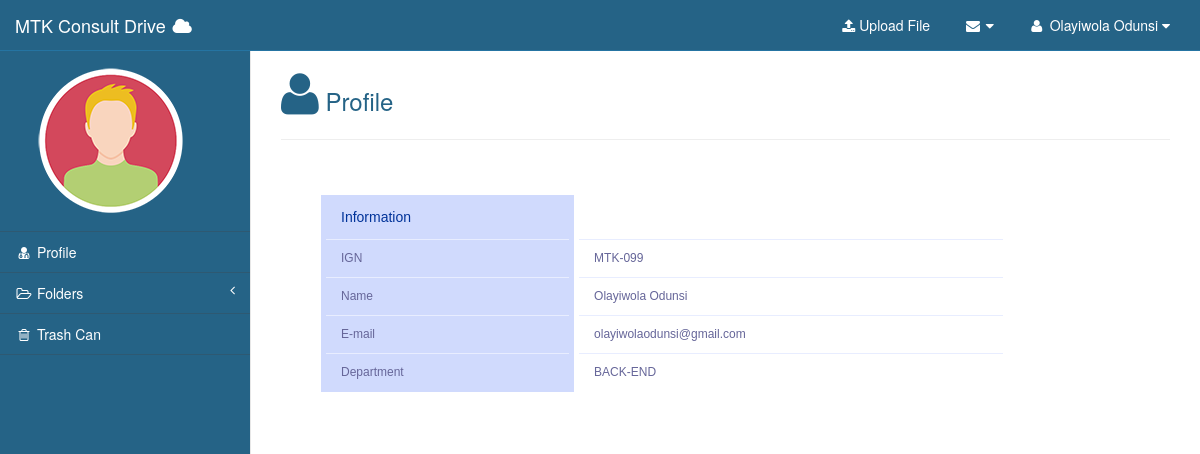
The page /home.php?page=profile (signed in) on the database its author committed.
### tables this page shows
CREATE TABLE IF NOT EXISTS `users` (
  `id` int(11) NOT NULL AUTO_INCREMENT,
  `IGN` varchar(200) NOT NULL,
  `full_name` varchar(200) DEFAULT NULL,
  `password` varchar(200) DEFAULT NULL,
  `email` varchar(200) DEFAULT NULL,
  `department` int(10) DEFAULT NULL,
  `type` int(10) NOT NULL DEFAULT '1',
  PRIMARY KEY (`id`)
);

### inc/database.php (called while the page is built, shortened)
<?php
class Database{
	private $connection ;
	private $rowCount;
	public function __construct(){
		try{
		$this->connection = new PDO('mysql:host='.DBHOST.';port='.DBPORT.';dbname='.DBNAME,DBUSER,DBPASS);
		}
		catch(PDOException $e){
			echo "Connection error".$e->getMessage();
		}
	}
	private function query($sql,$array){
            $this->connection->setAttribute(PDO::ATTR_EMULATE_PREPARES,false);
            try{
            $result = $this->connection->prepare($sql);
                if(!$result->execute(array_values($array)))
                {
                }
            }
            catch (Exception $e){
                echo $e->getMessage();
            }
            catch(PDOException $e){
                echo $e->getMessage();
                echo 'fold';
            }
		return $result;
	}
	public function singleColumn($sql,$array){
            $result = $this->query($sql,$array);
            if($this->getRowCount() > 0){
                $this->singleField = $result->fetchAll();
                return $this->getRowCount();
            }
            else{
                return false;
            }
	}
	public function getRowCount(){
		return $this->rowCount;
	}
	public function setRowCount($count){
		$this->rowCount = $count;
	}
}
?>

### inc/dept_name.php (called while the page is built)
<?php
function get_dept_name($dept_id){
     $dept_name = '';
    if($dept_id == 1){
        $dept_name = 'FRONT-END';
    }else if($dept_id == 2){
        $dept_name = 'BACK-END';
    }else if($dept_id == 3){
        $dept_name = 'ADMIN';
    }else if ($dept_id == 4) {
        $dept_name = 'ANALYST';
    }else{
        $dept_name = 'ALL DEPARTMENT';
    }
    return $dept_name;
}
?>

### pages/profile.php (the view, shortened to what this page needs)
<?php
$db = new Database();
$val = $db->singleColumn("SELECT * FROM `users` WHERE `IGN` LIKE ?", array($uid));
$ign = $db->singleField[0]['IGN'];
$name = $db->singleField[0]['full_name'];
$dept_id = $db->singleField[0]['department'];
$email = $db->singleField[0]['email'];
?>
<div class="row">
<div class="col-lg-12">
                      <h3><i class="fa fa-user fa-2x"> </i> Profile</h3>
                    <hr class="divider">
                        <div class="panel-body">
                            <div class="table-responsive">
                                <table id="one-column-emphasis" summary="Profile">
                                    <colgroup>
                                        <col class="oce-first">
                                    </colgroup>
                                    <thead>
                                        <tr>
                                             <th scope="col">Information</th>
                                            <th scope="col"></th>
                                        </tr>
                                    </thead>
                                    <tbody>
                                        <tr><td>IGN</td><td> <?php echo $ign ?></td></tr>
                                        <tr><td>Name</td><td> <?php echo $name; ?></td></tr>
                                        <tr><td>E-mail</td><td> <?php echo $email ?></td></tr>
                                        <tr><td>Department</td><td> <?php echo get_dept_name($dept_id)?></td></tr>
                                    </tbody>
</table>
                            </div>
                </div>
</div>

### css/sb-admin-2.css (style rules this page uses)
body { background-color: #f8f8f8; }

### css/table.css (style rules this page uses)
#one-column-emphasis { font-family: "Lucida Sans Unicode", "Lucida Grande", Sans-Serif; font-size: 12px; margin: 20px; width:80%; text-align: left; border-collapse: collapse; }
#one-column-emphasis th { font-size: 14px; font-weight: normal; padding: 12px 15px; color: #039; }
#one-column-emphasis td { padding: 10px 15px; color: #669; border-top: 1px solid #e8edff; }
.oce-first { background: #d0dafd; border-right: 10px solid transparent; border-left: 10px solid transparent; }

### css/style.css (style rules this page uses)
body { background-color:#256386; color: #256386; }

### rows shown on the page
users: IGN "MTK-099", full_name "Olayiwola Odunsi", email "olayiwolaodunsi@gmail.com", department "BACK-END"

### other values the page prints
$uname "Olayiwola Odunsi"
